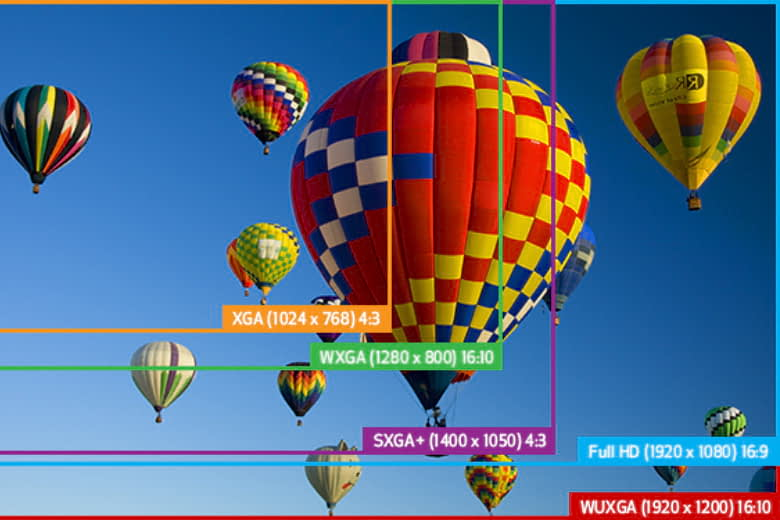
#> input picture anh/path_to_hr_images/anh3.png, 780 x 520 px, found by its file name
$ python LR.py
#> lines starting #> are read from the running program, lines starting #| are printed output that depends on the picture
import cv2
import matplotlib.pyplot as plt

# Đọc ảnh HR từ file
hr_image_path = 'C:\\Users\\84762\\Desktop\\anh\\path_to_hr_images\\anh3.png'  # Đường dẫn đến ảnh HR
hr_image = cv2.imread(hr_image_path)
#> hr_image is the input picture: shape (520, 780, 3); mean B, G, R 133.9, 108.1, 87

# Kiểm tra nếu ảnh không được đọc thành công
if hr_image is None:
    raise ValueError(f"Không thể đọc ảnh từ đường dẫn: {hr_image_path}")

# Chuyển từ BGR sang RGB
hr_image = cv2.cvtColor(hr_image, cv2.COLOR_BGR2RGB)

# Tạo ảnh LR từ ảnh HR (giảm 2x kích thước)
lr_image = cv2.resize(hr_image, (hr_image.shape[1] // 2, hr_image.shape[0] // 2), interpolation=cv2.INTER_CUBIC)
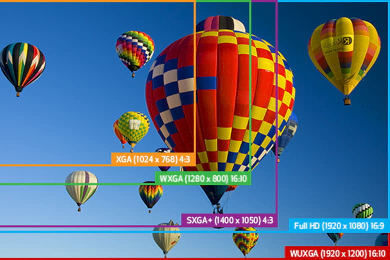
#> lr_image: shape (260, 390, 3); mean R, G, B 87, 108.2, 134

# Lưu ảnh LR vào file với phần mở rộng đúng (ví dụ: .png)
lr_image_path = 'C:\\Users\\84762\\Desktop\\anh\\path_to_lr_images\\anh3_lr.png'  # Đảm bảo đường dẫn chứa phần mở rộng
lr_image_bgr = cv2.cvtColor(lr_image, cv2.COLOR_RGB2BGR)  # Chuyển từ RGB sang BGR trước khi lưu
cv2.imwrite(lr_image_path, lr_image_bgr)  # Lưu ảnh LR

# Hiển thị ảnh HR và ảnh LR
plt.figure(figsize=(10, 5))

plt.subplot(1, 2, 1)
plt.title("Ảnh HR")
plt.imshow(hr_image)
plt.axis('off')

plt.subplot(1, 2, 2)
plt.title("Ảnh LR")
plt.imshow(lr_image)
plt.axis('off')

plt.show()
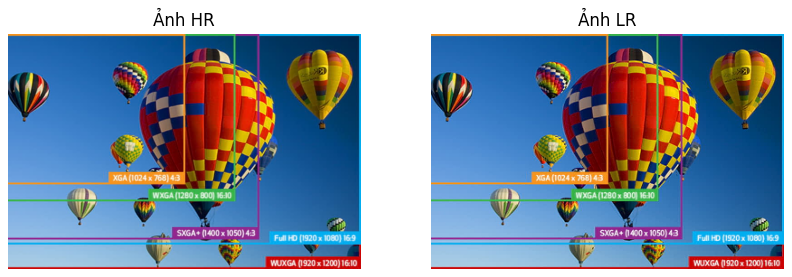
#> figure drawn by matplotlib, 2 panels

print(f"Đã lưu ảnh LR vào: {lr_image_path}")

$ run again, with anh/path_to_hr_images/anh1.png copied over anh/path_to_hr_images/anh3.png
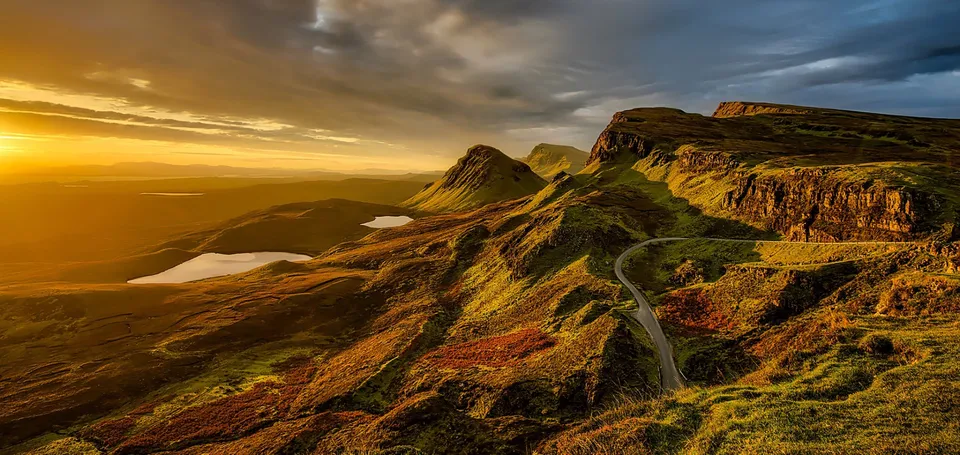
#> input picture anh/path_to_hr_images/anh1.png, 960 x 455 px, found by its file name
#> hr_image is the input picture: shape (455, 960, 3); mean B, G, R 38, 78.5, 107
#> `lr_image = cv2.resize(hr_image, (hr_image.shape[1] // 2, hr_image.shap..`:
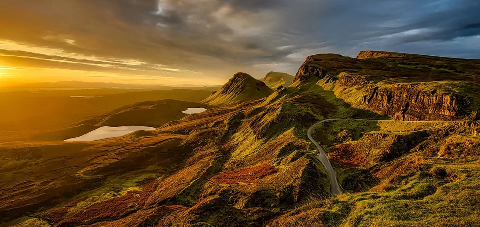
#> lr_image: shape (227, 480, 3); mean R, G, B 106.9, 78.4, 38.1
#> `plt.show()`:
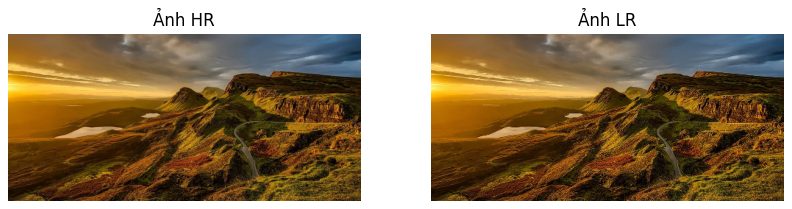
#> figure drawn by matplotlib, 2 panels

$ run again, with anh/path_to_hr_images/anh2.png copied over anh/path_to_hr_images/anh3.png
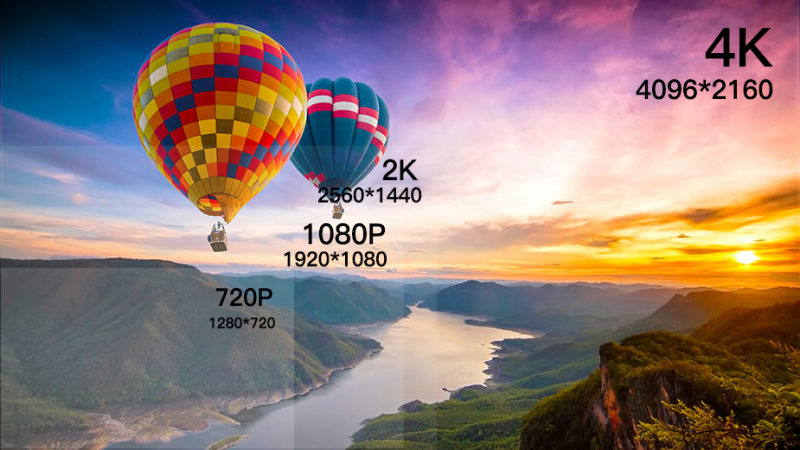
#> input picture anh/path_to_hr_images/anh2.png, 800 x 450 px, found by its file name
#> hr_image is the input picture: shape (450, 800, 3); mean B, G, R 122.6, 124.8, 144.6
#> `lr_image = cv2.resize(hr_image, (hr_image.shape[1] // 2, hr_image.shap..`:
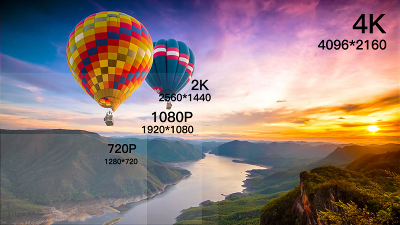
#> lr_image: shape (225, 400, 3); mean R, G, B 144.6, 124.8, 122.6
#> `plt.show()`:
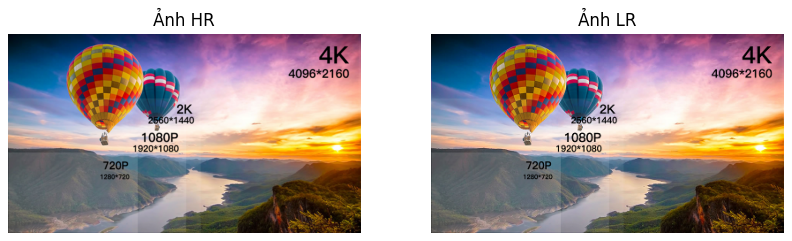
#> figure drawn by matplotlib, 2 panels
